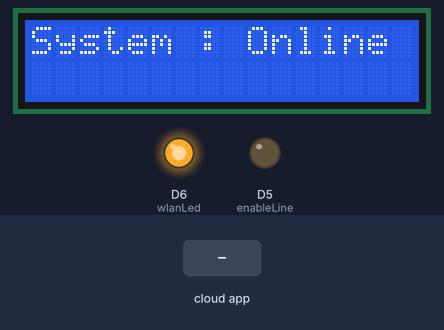
Bench run of a sketch on a simulated ESP8266 (NodeMCU). Shown: 16×2 character LCD, output pins drawn as LEDs (lit = HIGH). Inputs (shaded band) come from the test bench. WiFi joins after 1.5 s; servers stay silent unless stated; no MQTT or app messages arrive unless stated; pins used as bus, display or sensor lines are not drawn; what the sketch prints to the serial monitor is not drawn.

Above: at 9.3 s.
9.4 s: the phone or cloud app sets Relay_1 to 0
At 10.8 s:
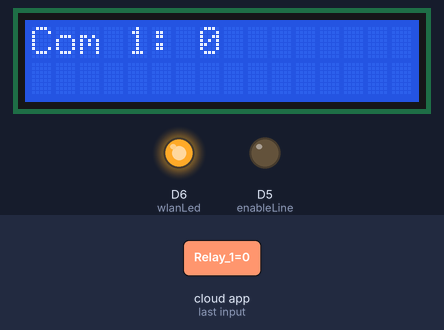
11.7 s: the phone or cloud app sets Relay_2 to 0
At 12.9 s:
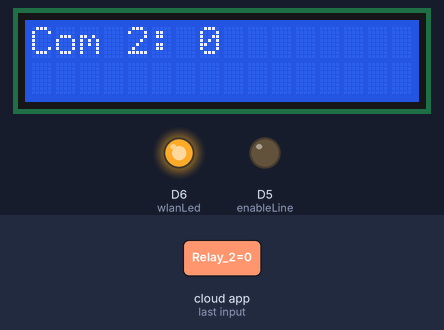
13.2 s: the phone or cloud app sets Relay_3 to 0
At 14.4 s:
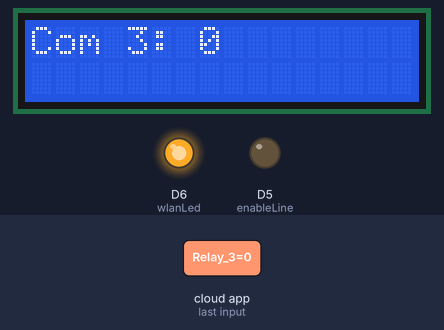
14.7 s: the phone or cloud app sets Relay_4 to 0
At 15.9 s:
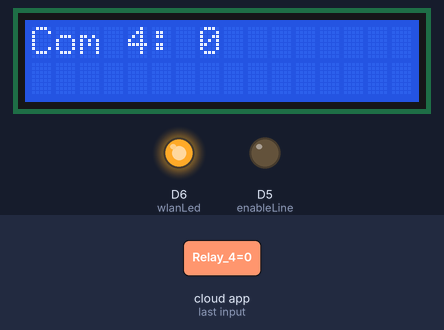
16.2 s: the phone or cloud app sets Relay_5 to 0
At 16.7 s:
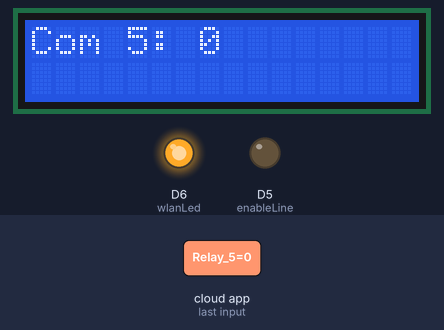
17.7 s: the phone or cloud app sets Relay_6 to 0
At 18.2 s:
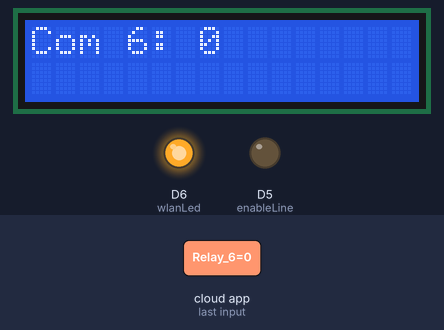
Timing chart, 0 to 20.2 s (numbered marks = the images above; inputs shaded):
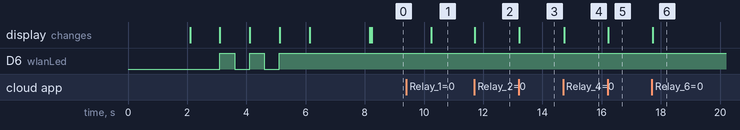

The sketch:

GoogleAssistant.ino
```cpp
/*Author : Nihara Mayurawasala
 Google Assistant home automation system
 ADAFRUIT/Google */

#include <ESP8266WiFi.h>
#include "Adafruit_MQTT.h"
#include "Adafruit_MQTT_Client.h"
#include<LiquidCrystal_I2C.h>
#include<Wire.h>

//Pin connected to ST_CP of 74HC595
#define latchPin          D0
//Pin connected to SH_CP of 74HC595
#define clockPin          D1
//Pin connected to DS of 74HC595
#define dataPin           D2

#define LCD_SDA_pin       D3
#define LCD_SCL_pin       D4

#define enableLine        D5
#define wlanLed           D6
int arrayLength = 8;

int dataArray[8];

char WLAN_SSID[] = "OHB02313";
char WLAN_PASS[]= "";

/************************* Adafruit.io Setup *********************************/

#define AIO_SERVER      "io.adafruit.com"
#define AIO_SERVERPORT  1883                   // use 8883 for SSL
#define AIO_USERNAME    "nihara"            // Replace it with your username
#define AIO_KEY         "YOUR_API_KEY"   // Replace with your Project Auth Key

/************ Global State (you don't need to change this!) ******************/

// Create an ESP8266 WiFiClient class to connect to the MQTT server.
WiFiClient client;
// or... use WiFiFlientSecure for SSL
//WiFiClientSecure client;

// Setup the MQTT client class by passing in the WiFi client and MQTT server and login details.
Adafruit_MQTT_Client mqtt(&client, AIO_SERVER, AIO_SERVERPORT, AIO_USERNAME, AIO_KEY);
LiquidCrystal_I2C lcd(0x27,16,2);
/****************************** Feeds ***************************************/


// Setup a feed called 'onoff' for subscribing to changes.
Adafruit_MQTT_Subscribe output_1 = Adafruit_MQTT_Subscribe(&mqtt, AIO_USERNAME"/feeds/Relay_1");
Adafruit_MQTT_Subscribe output_2 = Adafruit_MQTT_Subscribe(&mqtt, AIO_USERNAME"/feeds/Relay_2");// FeedName
Adafruit_MQTT_Subscribe output_3 = Adafruit_MQTT_Subscribe(&mqtt, AIO_USERNAME"/feeds/Relay_3");
Adafruit_MQTT_Subscribe output_4 = Adafruit_MQTT_Subscribe(&mqtt, AIO_USERNAME"/feeds/Relay_4");
Adafruit_MQTT_Subscribe output_5 = Adafruit_MQTT_Subscribe(&mqtt, AIO_USERNAME"/feeds/Relay_5");
Adafruit_MQTT_Subscribe output_6 = Adafruit_MQTT_Subscribe(&mqtt, AIO_USERNAME"/feeds/Relay_6");
Adafruit_MQTT_Subscribe output_7 = Adafruit_MQTT_Subscribe(&mqtt, AIO_USERNAME"/feeds/Relay_7");
Adafruit_MQTT_Subscribe output_8 = Adafruit_MQTT_Subscribe(&mqtt, AIO_USERNAME"/feeds/Relay_8");

//Adafruit_MQTT_Publish statusMonitor = Adafruit_MQTT_Publish(&mqtt,AIO_USERNAME"/feeds/Relay_2_isON");

void MQTT_connect();
void writereg();

void setup() {
  Serial.begin(115200);
  Wire.begin(LCD_SDA_pin,LCD_SCL_pin);
  lcd.begin();
  lcd.setCursor(6,0);
 // Serial.println("Xsoft Smart Home");
  //lcd.print("Xsoft");
  lcd.setCursor(3,0);
  lcd.print("Smart Home");
delay(2000);
lcd.clear();
  pinMode(latchPin, OUTPUT);
  pinMode(clockPin, OUTPUT);
  pinMode(dataPin, OUTPUT);
  pinMode(enableLine,OUTPUT);
  pinMode(wlanLed,OUTPUT);
digitalWrite(enableLine,HIGH);
   for(int i=0;i<8;i++){

    dataArray[i]=1;   // put all values to HIGH

    }
    writereg();
    Serial.println("Register Cleared !");
   digitalWrite(enableLine,LOW);

  // Connect to WiFi access point.
  lcd.setCursor(0,0);
  Serial.print("Connecting to ");
  lcd.print("Connecting to ");
  lcd.setCursor(0,1);
  Serial.print(WLAN_SSID);
  lcd.print(WLAN_SSID);
  delay(1000);
  lcd.clear();

  WiFi.begin(WLAN_SSID, WLAN_PASS);
  while (WiFi.status() != WL_CONNECTED) {
    Serial.print(".");
    lcd.print(".");
    digitalWrite(wlanLed,HIGH);
     delay(500);
     digitalWrite(wlanLed,LOW);
     delay(500);
  }
  lcd.clear();
  digitalWrite(wlanLed,HIGH);
  Serial.println("WiFi connected");
  lcd.print("WiFi connected");

  delay(1000);
  lcd.clear();
  lcd.print("IP address");
  Serial.println("IP address: ");
  lcd.setCursor(0,1);
  lcd.print(WiFi.localIP());
  Serial.println(WiFi.localIP());
  delay(2000);
  lcd.clear();

  // Setup MQTT subscription for onoff feed.
  mqtt.subscribe(&output_1);
  mqtt.subscribe(&output_2);
  mqtt.subscribe(&output_3);
  mqtt.subscribe(&output_4);
  mqtt.subscribe(&output_5);
  mqtt.subscribe(&output_6);
  mqtt.subscribe(&output_7);
  mqtt.subscribe(&output_8);

}


void loop() {

  MQTT_connect();

  Adafruit_MQTT_Subscribe *subscription;
  while ((subscription = mqtt.readSubscription(20000))) {

    // Relays are active LOW
    if (subscription == &output_1) {
      lcd.clear();
      lcd.print(F("Com 1: "));
      lcd.print((char *)output_1.lastread);
      dataArray[0] = !atoi((char *)output_1.lastread);
      Serial.println("Output 1:");
      Serial.print((char *)output_1.lastread);
       //  statusMonitor.publish(atoi((char *)output_1.lastread));


    } if (subscription == &output_2) {
      lcd.clear();
      lcd.print(F("Com 2: "));
      lcd.print((char *)output_2.lastread);
      dataArray[1] = !atoi((char *)output_2.lastread);
      Serial.println("Output 2:");
      Serial.print((char *)output_2.lastread);
     //  statusMonitor.publish(atoi((char *)output_2.lastread));


    } if (subscription == &output_3) {
      lcd.clear();
      lcd.print(F("Com 3: "));
      lcd.print((char *)output_3.lastread);
      dataArray[2] = !atoi((char *)output_3.lastread);
      Serial.println("Output 3:");
      Serial.print((char *)output_3.lastread);
     //  statusMonitor.publish(atoi((char *)output_3.lastread));


    } if (subscription == &output_4) {
       lcd.clear();
      lcd.print(F("Com 4: "));
      lcd.print((char *)output_4.lastread);
      dataArray[3] = !atoi((char *)output_4.lastread);
      Serial.println("Output 4:");
      Serial.print((char *)output_4.lastread);
      // statusMonitor.publish(atoi((char *)output_4.lastread));


    } if (subscription == &output_5) {
      lcd.clear();
      lcd.print(F("Com 5: "));
      lcd.print((char *)output_5.lastread);
      dataArray[4] = !atoi((char *)output_5.lastread);
      Serial.println("Output 5:");
      Serial.print((char *)output_5.lastread);
     //  statusMonitor.publish(atoi((char *)output_5.lastread));


    } if (subscription == &output_6) {
       lcd.clear();
      lcd.print(F("Com 6: "));
      lcd.print((char *)output_6.lastread);
      dataArray[5] = !atoi((char *)output_6.lastread);
      Serial.println("Output 6:");
      Serial.print((char *)output_6.lastread);
   //  statusMonitor.publish(atoi((char *)output_6.lastread));

    } if (subscription == &output_7) {
      lcd.clear();
      lcd.print(F("Com 7: "));
      lcd.print((char *)output_7.lastread);
      dataArray[6] = !atoi((char *)output_7.lastread);
      Serial.println("Output 7:");
      Serial.print((char *)output_7.lastread);
     //  statusMonitor.publish(atoi((char *)output_7.lastread));


    } if (subscription == &output_8) {
      lcd.clear();
      lcd.print(F("Com 8: "));
      lcd.print((char *)output_8.lastread);
      dataArray[7] = !atoi((char *)output_8.lastread);
      Serial.println("Output 8:");
      Serial.print((char *)output_8.lastread);
     //  statusMonitor.publish(atoi((char *)output_8.lastread));

    }
  writereg();
  }


}

void writereg(){      //LSBFIRST


digitalWrite(latchPin,LOW);

for(int i =0;i<9;i++){
  digitalWrite(clockPin,HIGH);
digitalWrite(dataPin,dataArray[i]);
  digitalWrite(clockPin,LOW);
  Serial.println(i);

  }

  digitalWrite(latchPin,HIGH);


  }


void MQTT_connect() {
  int8_t ret;

  // Stop if already connected.
  if (mqtt.connected()) {
    return;
  }
  Serial.println("Connecting to MQTT Server ...");
  lcd.print("Connecting to");
  lcd.setCursor(0,1);
  lcd.print("Server...");

  uint8_t retries = 3;

  while ((ret = mqtt.connect()) != 0) { // connect will return 0 for connected
    lcd.print("System : Offline");
    delay(1000);
    lcd.clear();
    Serial.println("Retrying MQTT");
    lcd.print("Retrying...");
    delay(1000);
    lcd.clear();
    mqtt.disconnect();
    delay(5000);  // wait 5 seconds
    retries--;
    if (retries == 0) {
      // basically die and wait for WDT to reset me
      while (1);
    }
  }
  lcd.clear();
   lcd.print("System : Online");

  Serial.println("MQTT Connected!");
  delay(2000);

}
```

Measured:
- after the input at 9.4 s, the display: changes after 0.85 s (image 1)
- after the input at 11.7 s, the display: changes at once (image 2)
- after the input at 13.2 s, the display: changes at once (image 3)
- after the input at 14.7 s, the display: changes at once (image 4)
- after the input at 16.2 s, the display: changes at once (image 5)
- after the input at 17.7 s, the display: changes at once (image 6)
